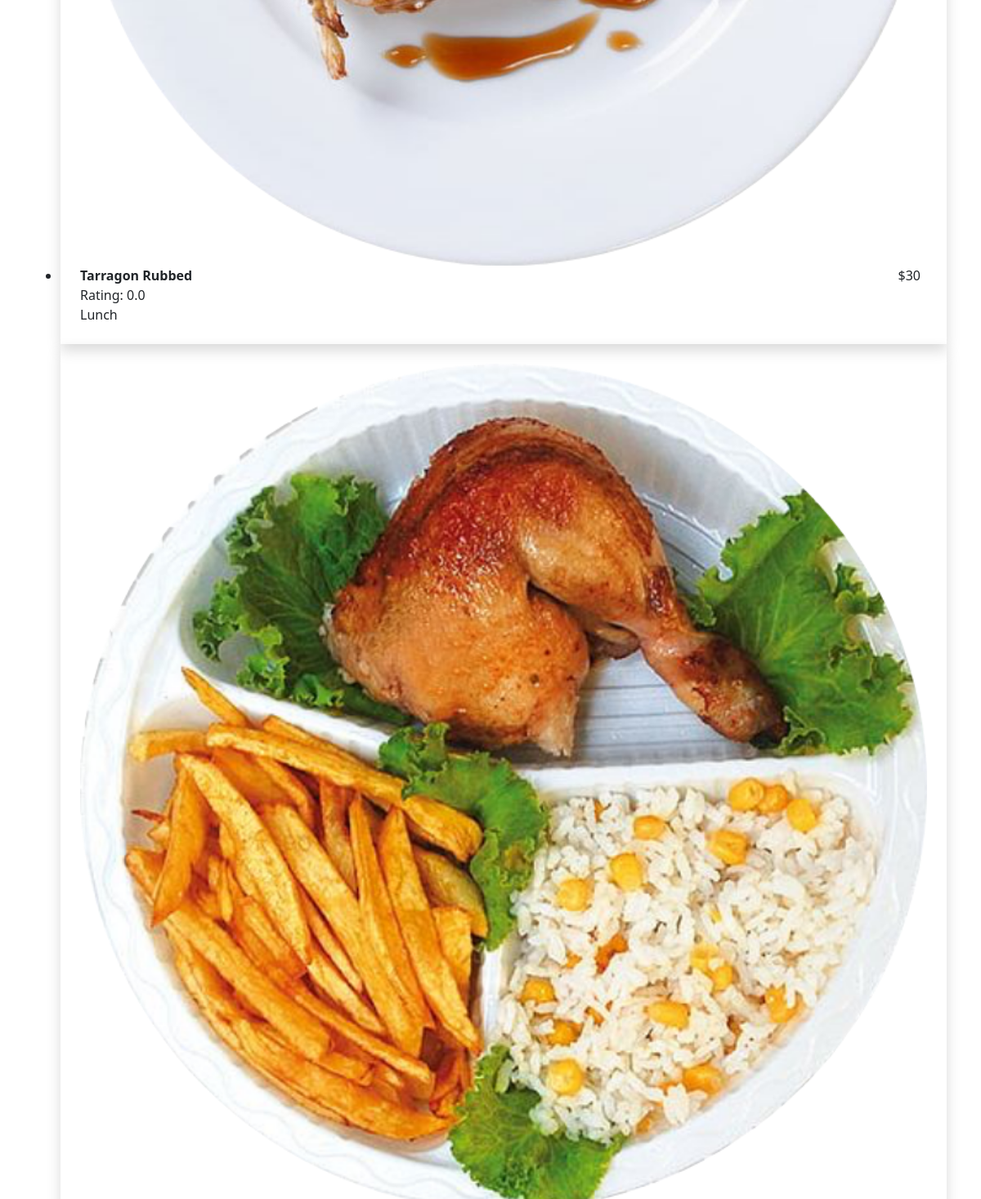
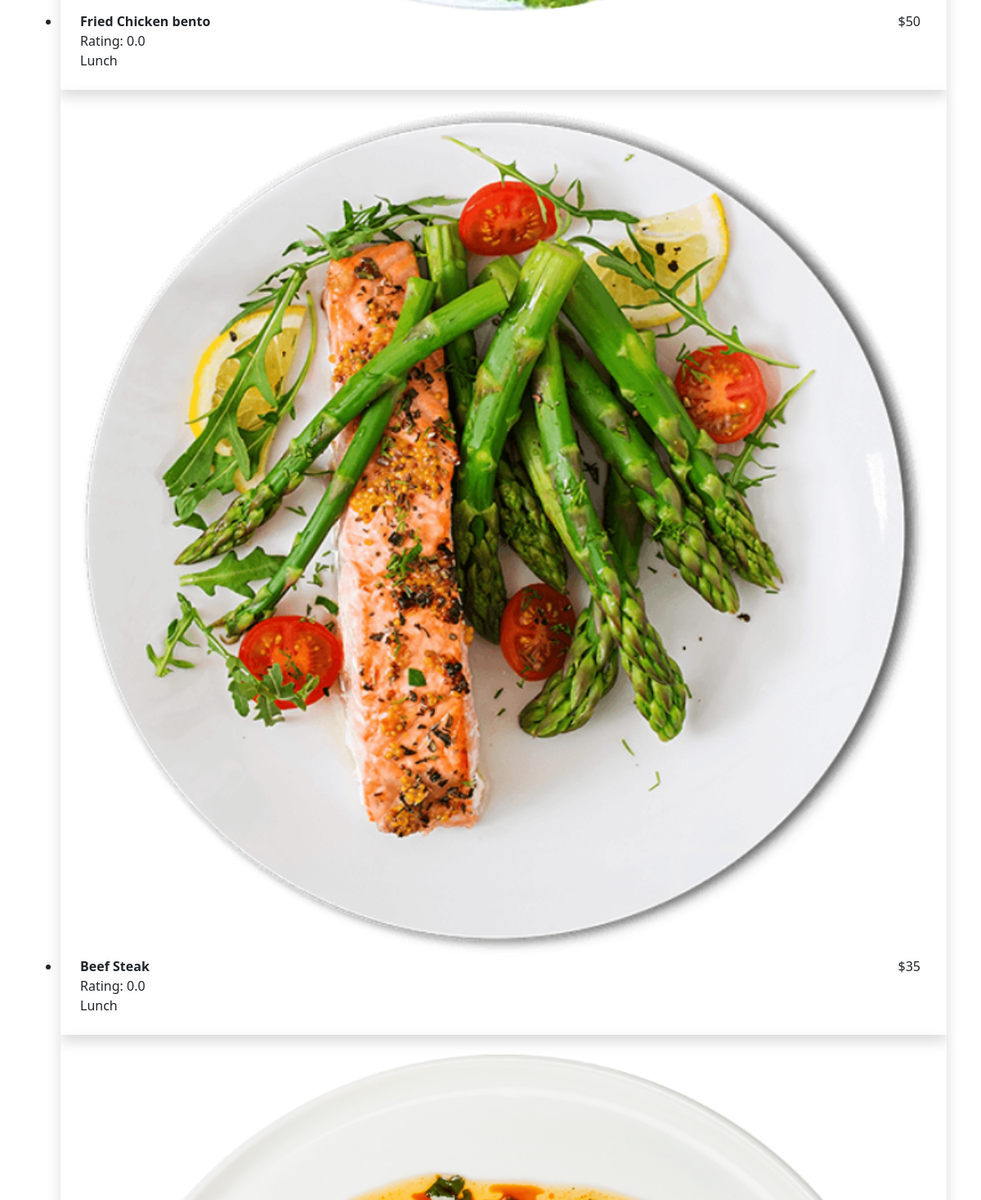
Page /food/fooddetails/110 (middle part) on the earlier database version (2 pictures, top to bottom).
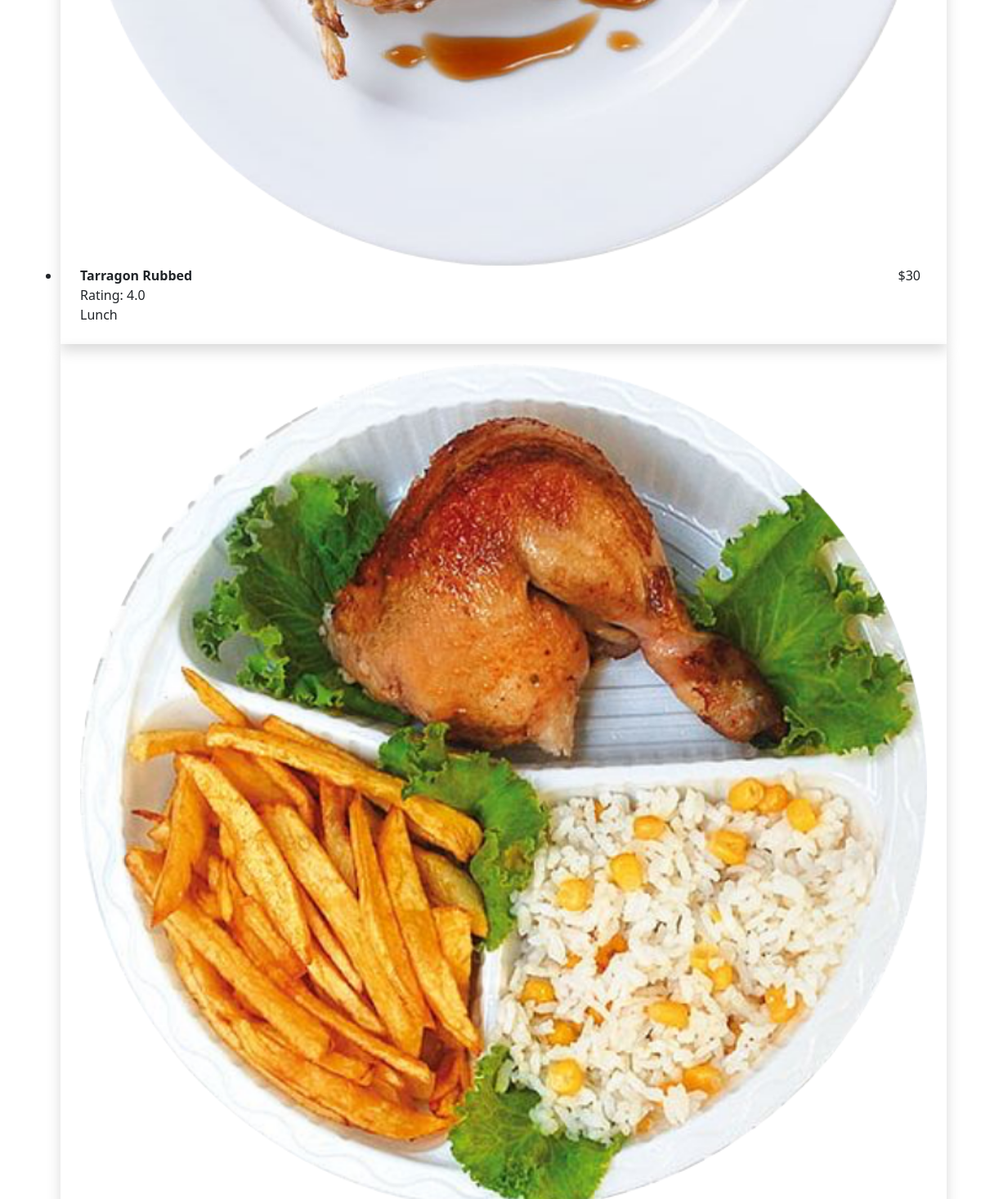
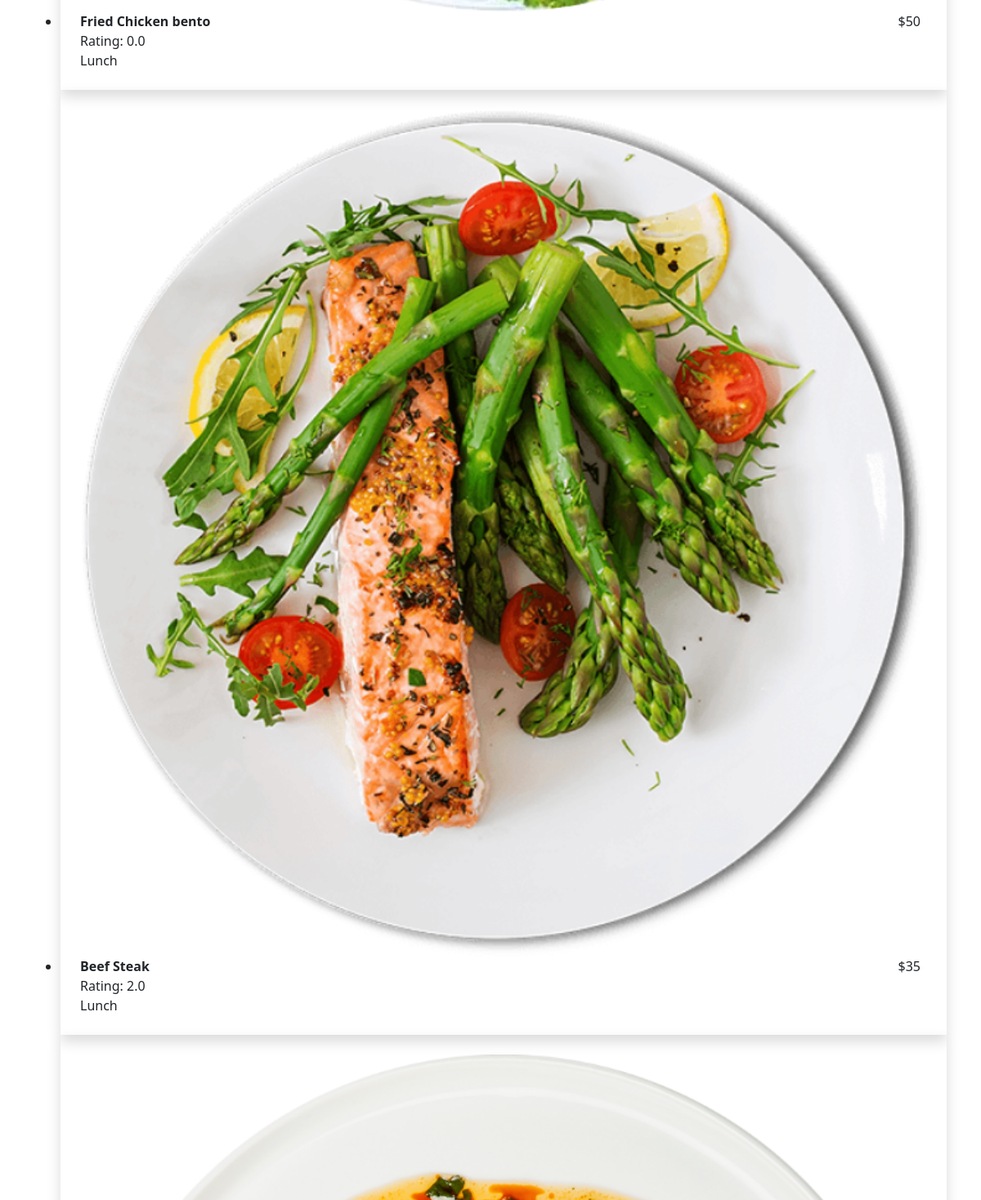
Same page on the later database version (2 pictures, top to bottom).
### food/models.py (models this page shows, shortened)
class Food(models.Model):
    foodid = models.IntegerField(primary_key=True)
    name = models.CharField(max_length=50)
    price = models.IntegerField()
    description = models.TextField()
    rating = models.FloatField(default=0.0)
    category = models.ForeignKey(Category, on_delete=models.CASCADE)
    author = models.ForeignKey(User, on_delete=models.CASCADE)
    image = models.ImageField(upload_to='food/images')

class Category(models.Model):
    name = models.CharField(max_length=30)
    slug = models.SlugField(max_length=40)
    image = models.ImageField(upload_to='food/images', null=True, blank=True)
    def __str__(self):
        return self.name

### food/views.py (the view, shortened to what this page needs)
# urls.py: path('fooddetails/<int:foodid>', views.FoodDetailsView.as_view(), name='food_details' ),
class FoodDetailsView(DetailView):
    model = models.Food
    template_name = 'food_details.html'
    pk_url_kwarg = 'foodid'
    def get_context_data(self, **kwargs):
        context = super().get_context_data(**kwargs)
        food = self.object
        reviews = food.reviews.all()
        review_form = forms.ReviewForm()
        foodData = models.Food.objects.filter(category = self.object.category ).exclude(foodid = self.object.foodid)
        context["foodData"] = foodData
        context['reviews'] = reviews
        context['review_form'] = review_form
        context['food_ratings'] = range(int(self.object.rating))
        return context

### food/templates/food_details.html (shortened to what this page needs)
{% extends 'base.html' %}
{% load crispy_forms_tags %}
{% block content %}
<div class="container my-5 py-5">
  <div class="swiffy-slider slider-item-show3 slider-item-reveal slider-nav-dark slider-nav-outside-expand my-5 py-5">
    <ul class="slider-container py-4" id="slider2">
      {% for food in foodData %}
        <li>
          <a href="{% url 'food_details' food.foodid %}" class="text-decoration-none text-dark">
            <div class="shadow h-100 p-4">
                <div class="ratio ratio-1x1">
                    <img src="{{ food.image.url }}" class="card-img-top" loading="lazy" alt="...">
                </div>
                <div class="card-body d-flex flex-column flex-md-row">
                    <div class="flex-grow-1">
                        <strong>{{food.name}}</strong>
                        <p class="card-text m-0">Rating: {{food.rating}}</p>
                        <p class="card-text">{{food.category}}</p>
                    </div>
                    <div class="px-md-2">${{food.price}}</div>
                </div>
            </div>
          </a>
        </li>
        {% endfor %}
    </ul>
</div>
</div>
{% endblock %}

Differences in the rows shown:
changed Food "Tarragon Rubbed": rating "0.0" → "4.0"
changed Food "Beef Steak": rating "0.0" → "2.0"
